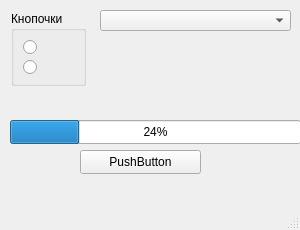
<?xml version="1.0" encoding="UTF-8"?>
<ui version="4.0">
 <class>MainWindow</class>
 <widget class="QMainWindow" name="MainWindow">
  <property name="geometry">
   <rect>
    <x>0</x>
    <y>0</y>
    <width>300</width>
    <height>230</height>
   </rect>
  </property>
  <property name="minimumSize">
   <size>
    <width>300</width>
    <height>230</height>
   </size>
  </property>
  <property name="maximumSize">
   <size>
    <width>300</width>
    <height>230</height>
   </size>
  </property>
  <property name="windowTitle">
   <string>MainWindow</string>
  </property>
  <widget class="QWidget" name="centralwidget">
   <widget class="QGroupBox" name="gp_stateBar">
    <property name="geometry">
     <rect>
      <x>11</x>
      <y>11</y>
      <width>75</width>
      <height>75</height>
     </rect>
    </property>
    <property name="minimumSize">
     <size>
      <width>75</width>
      <height>75</height>
     </size>
    </property>
    <property name="maximumSize">
     <size>
      <width>75</width>
      <height>75</height>
     </size>
    </property>
    <property name="title">
     <string>Кнопочки</string>
    </property>
    <layout class="QVBoxLayout" name="verticalLayout">
     <item>
      <widget class="QRadioButton" name="rb_button_on">
       <property name="text">
        <string/>
       </property>
      </widget>
     </item>
     <item>
      <widget class="QRadioButton" name="rb_button_off">
       <property name="text">
        <string/>
       </property>
      </widget>
     </item>
    </layout>
   </widget>
   <widget class="QPushButton" name="pushButton">
    <property name="geometry">
     <rect>
      <x>80</x>
      <y>150</y>
      <width>121</width>
      <height>24</height>
     </rect>
    </property>
    <property name="text">
     <string>PushButton</string>
    </property>
   </widget>
   <widget class="QProgressBar" name="progressBar">
    <property name="geometry">
     <rect>
      <x>10</x>
      <y>120</y>
      <width>291</width>
      <height>24</height>
     </rect>
    </property>
    <property name="value">
     <number>24</number>
    </property>
   </widget>
   <widget class="QComboBox" name="comboBox">
    <property name="geometry">
     <rect>
      <x>100</x>
      <y>10</y>
      <width>191</width>
      <height>21</height>
     </rect>
    </property>
   </widget>
  </widget>
  <widget class="QMenuBar" name="menubar">
   <property name="geometry">
    <rect>
     <x>0</x>
     <y>0</y>
     <width>300</width>
     <height>22</height>
    </rect>
   </property>
  </widget>
  <widget class="QStatusBar" name="statusbar"/>
 </widget>
 <resources/>
 <connections/>
</ui>
